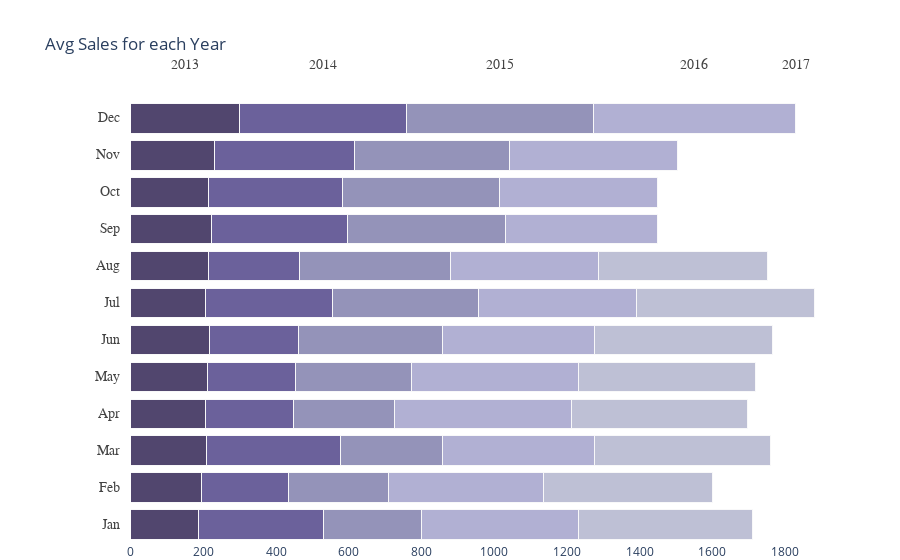

Here is the notebook cell this chart was saved with:
### Markdown cell above
<h1 style="color:#496595"> Average Sales Analysis for Year-Month 📈 </h1>

### Code cell
# data 
df_2013 = df_train1[df_train1['year']==2013][['month','sales']]
df_2013 = df_2013.groupby('month').agg({"sales" : "mean"}).reset_index().rename(columns={'sales':'s13'})
df_2014 = df_train1[df_train1['year']==2014][['month','sales']]
df_2014 = df_2014.groupby('month').agg({"sales" : "mean"}).reset_index().rename(columns={'sales':'s14'})
df_2015 = df_train1[df_train1['year']==2015][['month','sales']]
df_2015 = df_2015.groupby('month').agg({"sales" : "mean"}).reset_index().rename(columns={'sales':'s15'})
df_2016 = df_train1[df_train1['year']==2016][['month','sales']]
df_2016 = df_2016.groupby('month').agg({"sales" : "mean"}).reset_index().rename(columns={'sales':'s16'})
df_2017 = df_train1[df_train1['year']==2017][['month','sales']]
df_2017 = df_2017.groupby('month').agg({"sales" : "mean"}).reset_index()
df_2017_no = pd.DataFrame({'month': [9,10,11,12], 'sales':[0,0,0,0]})
df_2017 = df_2017.append(df_2017_no).rename(columns={'sales':'s17'})
df_year = df_2013.merge(df_2014,on='month').merge(df_2015,on='month').merge(df_2016,on='month').merge(df_2017,on='month')

# top levels
top_labels = ['2013', '2014', '2015', '2016', '2017']

colors = ['rgba(38, 24, 74, 0.8)', 'rgba(71, 58, 131, 0.8)',
          'rgba(122, 120, 168, 0.8)', 'rgba(164, 163, 204, 0.85)',
          'rgba(190, 192, 213, 1)']

# X axis value 
df_year = df_year[['s13','s14','s15','s16','s17']].replace(np.nan,0)
x_data = df_year.values

# y axis value (Month)
df_2013['month'] =['Jan','Feb','Mar','Apr','May','Jun','Jul','Aug','Sep','Oct','Nov','Dec']
y_data = df_2013['month'].tolist()

fig = go.Figure()
for i in range(0, len(x_data[0])):
    for xd, yd in zip(x_data, y_data):
        fig.add_trace(go.Bar(
            x=[xd[i]], y=[yd],
            orientation='h',
            marker=dict(
                color=colors[i],
                line=dict(color='rgb(248, 248, 249)', width=1)
            )
        ))

fig.update_layout(title='Avg Sales for each Year',
    xaxis=dict(showgrid=False, 
               zeroline=False, domain=[0.15, 1]),
    yaxis=dict(showgrid=False, showline=False,
               showticklabels=False, zeroline=False),
    barmode='stack', 
    template="plotly_white",
    margin=dict(l=0, r=50, t=100, b=10),
    showlegend=False, 
)

annotations = []
for yd, xd in zip(y_data, x_data):
    # labeling the y-axis
    annotations.append(dict(xref='paper', yref='y',
                            x=0.14, y=yd,
                            xanchor='right',
                            text=str(yd),
                            font=dict(family='Arial', size=14,
                                      color='rgb(67, 67, 67)'),
                            showarrow=False, align='right'))
    # labeling the first Likert scale (on the top)
    if yd == y_data[-1]:
        annotations.append(dict(xref='x', yref='paper',
                                x=xd[0] / 2, y=1.1,
                                text=top_labels[0],
                                font=dict(family='Arial', size=14,
                                          color='rgb(67, 67, 67)'),
                          showarrow=False))
    space = xd[0]
    for i in range(1, len(xd)):
            # labeling the Likert scale
            if yd == y_data[-1]:
                annotations.append(dict(xref='x', yref='paper',
                                        x=space + (xd[i]/2), y=1.1,
                                        text=top_labels[i],
                                        font=dict(family='Arial', size=14,
                                                  color='rgb(67, 67, 67)'),
                                        showarrow=False))
            space += xd[i]
fig.update_layout(
    annotations=annotations)
fig.show()

### Figure 1 — Plotly figure (JSON) as saved in the notebook; plotly's stock layout.template omitted (floating-point values rounded to 4 significant figures)
{"data": [{"marker": {"color": "rgba(38, 24, 74, 0.8)", "line": {"color": "rgb(248, 248, 249)", "width": 1}}, "orientation": "h", "type": "bar", "x": [187.0], "y": ["Jan"]}, {"marker": {"color": "rgba(38, 24, 74, 0.8)", "line": {"color": "rgb(248, 248, 249)", "width": 1}}, "orientation": "h", "type": "bar", "x": [193.6], "y": ["Feb"]}, {"marker": {"color": "rgba(38, 24, 74, 0.8)", "line": {"color": "rgb(248, 248, 249)", "width": 1}}, "orientation": "h", "type": "bar", "x": [206.9], "y": ["Mar"]}, {"marker": {"color": "rgba(38, 24, 74, 0.8)", "line": {"color": "rgb(248, 248, 249)", "width": 1}}, "orientation": "h", "type": "bar", "x": [205.6], "y": ["Apr"]}, {"marker": {"color": "rgba(38, 24, 74, 0.8)", "line": {"color": "rgb(248, 248, 249)", "width": 1}}, "orientation": "h", "type": "bar", "x": [210.2], "y": ["May"]}, {"marker": {"color": "rgba(38, 24, 74, 0.8)", "line": {"color": "rgb(248, 248, 249)", "width": 1}}, "orientation": "h", "type": "bar", "x": [215.7], "y": ["Jun"]}, {"marker": {"color": "rgba(38, 24, 74, 0.8)", "line": {"color": "rgb(248, 248, 249)", "width": 1}}, "orientation": "h", "type": "bar", "x": [204.0], "y": ["Jul"]}, {"marker": {"color": "rgba(38, 24, 74, 0.8)", "line": {"color": "rgb(248, 248, 249)", "width": 1}}, "orientation": "h", "type": "bar", "x": [212.5], "y": ["Aug"]}, {"marker": {"color": "rgba(38, 24, 74, 0.8)", "line": {"color": "rgb(248, 248, 249)", "width": 1}}, "orientation": "h", "type": "bar", "x": [220.6], "y": ["Sep"]}, {"marker": {"color": "rgba(38, 24, 74, 0.8)", "line": {"color": "rgb(248, 248, 249)", "width": 1}}, "orientation": "h", "type": "bar", "x": [213.2], "y": ["Oct"]}, {"marker": {"color": "rgba(38, 24, 74, 0.8)", "line": {"color": "rgb(248, 248, 249)", "width": 1}}, "orientation": "h", "type": "bar", "x": [231.1], "y": ["Nov"]}, {"marker": {"color": "rgba(38, 24, 74, 0.8)", "line": {"color": "rgb(248, 248, 249)", "width": 1}}, "orientation": "h", "type": "bar", "x": [298.7], "y": ["Dec"]}, {"marker": {"color": "rgba(71, 58, 131, 0.8)", "line": {"color": "rgb(248, 248, 249)", "width": 1}}, "orientation": "h", "type": "bar", "x": [342.3], "y": ["Jan"]}, {"marker": {"color": "rgba(71, 58, 131, 0.8)", "line": {"color": "rgb(248, 248, 249)", "width": 1}}, "orientation": "h", "type": "bar", "x": [241.3], "y": ["Feb"]}, {"marker": {"color": "rgba(71, 58, 131, 0.8)", "line": {"color": "rgb(248, 248, 249)", "width": 1}}, "orientation": "h", "type": "bar", "x": [368.7], "y": ["Mar"]}, {"marker": {"color": "rgba(71, 58, 131, 0.8)", "line": {"color": "rgb(248, 248, 249)", "width": 1}}, "orientation": "h", "type": "bar", "x": [240.6], "y": ["Apr"]}, {"marker": {"color": "rgba(71, 58, 131, 0.8)", "line": {"color": "rgb(248, 248, 249)", "width": 1}}, "orientation": "h", "type": "bar", "x": [242.2], "y": ["May"]}, {"marker": {"color": "rgba(71, 58, 131, 0.8)", "line": {"color": "rgb(248, 248, 249)", "width": 1}}, "orientation": "h", "type": "bar", "x": [244.6], "y": ["Jun"]}, {"marker": {"color": "rgba(71, 58, 131, 0.8)", "line": {"color": "rgb(248, 248, 249)", "width": 1}}, "orientation": "h", "type": "bar", "x": [350.8], "y": ["Jul"]}, {"marker": {"color": "rgba(71, 58, 131, 0.8)", "line": {"color": "rgb(248, 248, 249)", "width": 1}}, "orientation": "h", "type": "bar", "x": [251.4], "y": ["Aug"]}, {"marker": {"color": "rgba(71, 58, 131, 0.8)", "line": {"color": "rgb(248, 248, 249)", "width": 1}}, "orientation": "h", "type": "bar", "x": [374.5], "y": ["Sep"]}, {"marker": {"color": "rgba(71, 58, 131, 0.8)", "line": {"color": "rgb(248, 248, 249)", "width": 1}}, "orientation": "h", "type": "bar", "x": [369.2], "y": ["Oct"]}, {"marker": {"color": "rgba(71, 58, 131, 0.8)", "line": {"color": "rgb(248, 248, 249)", "width": 1}}, "orientation": "h", "type": "bar", "x": [384.1], "y": ["Nov"]}, {"marker": {"color": "rgba(71, 58, 131, 0.8)", "line": {"color": "rgb(248, 248, 249)", "width": 1}}, "orientation": "h", "type": "bar", "x": [459.8], "y": ["Dec"]}, {"marker": {"color": "rgba(122, 120, 168, 0.8)", "line": {"color": "rgb(248, 248, 249)", "width": 1}}, "orientation": "h", "type": "bar", "x": [269.7], "y": ["Jan"]}, {"marker": {"color": "rgba(122, 120, 168, 0.8)", "line": {"color": "rgb(248, 248, 249)", "width": 1}}, "orientation": "h", "type": "bar", "x": [275.4], "y": ["Feb"]}, {"marker": {"color": "rgba(122, 120, 168, 0.8)", "line": {"color": "rgb(248, 248, 249)", "width": 1}}, "orientation": "h", "type": "bar", "x": [282.4], "y": ["Mar"]}, {"marker": {"color": "rgba(122, 120, 168, 0.8)", "line": {"color": "rgb(248, 248, 249)", "width": 1}}, "orientation": "h", "type": "bar", "x": [279.7], "y": ["Apr"]}, {"marker": {"color": "rgba(122, 120, 168, 0.8)", "line": {"color": "rgb(248, 248, 249)", "width": 1}}, "orientation": "h", "type": "bar", "x": [321.0], "y": ["May"]}, {"marker": {"color": "rgba(122, 120, 168, 0.8)", "line": {"color": "rgb(248, 248, 249)", "width": 1}}, "orientation": "h", "type": "bar", "x": [397.2], "y": ["Jun"]}, {"marker": {"color": "rgba(122, 120, 168, 0.8)", "line": {"color": "rgb(248, 248, 249)", "width": 1}}, "orientation": "h", "type": "bar", "x": [403.0], "y": ["Jul"]}, {"marker": {"color": "rgba(122, 120, 168, 0.8)", "line": {"color": "rgb(248, 248, 249)", "width": 1}}, "orientation": "h", "type": "bar", "x": [415.7], "y": ["Aug"]}, {"marker": {"color": "rgba(122, 120, 168, 0.8)", "line": {"color": "rgb(248, 248, 249)", "width": 1}}, "orientation": "h", "type": "bar", "x": [434.7], "y": ["Sep"]}, {"marker": {"color": "rgba(122, 120, 168, 0.8)", "line": {"color": "rgb(248, 248, 249)", "width": 1}}, "orientation": "h", "type": "bar", "x": [432.2], "y": ["Oct"]}, {"marker": {"color": "rgba(122, 120, 168, 0.8)", "line": {"color": "rgb(248, 248, 249)", "width": 1}}, "orientation": "h", "type": "bar", "x": [426.6], "y": ["Nov"]}, {"marker": {"color": "rgba(122, 120, 168, 0.8)", "line": {"color": "rgb(248, 248, 249)", "width": 1}}, "orientation": "h", "type": "bar", "x": [513.8], "y": ["Dec"]}, {"marker": {"color": "rgba(164, 163, 204, 0.85)", "line": {"color": "rgb(248, 248, 249)", "width": 1}}, "orientation": "h", "type": "bar", "x": [434.1], "y": ["Jan"]}, {"marker": {"color": "rgba(164, 163, 204, 0.85)", "line": {"color": "rgb(248, 248, 249)", "width": 1}}, "orientation": "h", "type": "bar", "x": [424.7], "y": ["Feb"]}, {"marker": {"color": "rgba(164, 163, 204, 0.85)", "line": {"color": "rgb(248, 248, 249)", "width": 1}}, "orientation": "h", "type": "bar", "x": [418.7], "y": ["Mar"]}, {"marker": {"color": "rgba(164, 163, 204, 0.85)", "line": {"color": "rgb(248, 248, 249)", "width": 1}}, "orientation": "h", "type": "bar", "x": [488.1], "y": ["Apr"]}, {"marker": {"color": "rgba(164, 163, 204, 0.85)", "line": {"color": "rgb(248, 248, 249)", "width": 1}}, "orientation": "h", "type": "bar", "x": [457.7], "y": ["May"]}, {"marker": {"color": "rgba(164, 163, 204, 0.85)", "line": {"color": "rgb(248, 248, 249)", "width": 1}}, "orientation": "h", "type": "bar", "x": [419.6], "y": ["Jun"]}, {"marker": {"color": "rgba(164, 163, 204, 0.85)", "line": {"color": "rgb(248, 248, 249)", "width": 1}}, "orientation": "h", "type": "bar", "x": [432.6], "y": ["Jul"]}, {"marker": {"color": "rgba(164, 163, 204, 0.85)", "line": {"color": "rgb(248, 248, 249)", "width": 1}}, "orientation": "h", "type": "bar", "x": [406.4], "y": ["Aug"]}, {"marker": {"color": "rgba(164, 163, 204, 0.85)", "line": {"color": "rgb(248, 248, 249)", "width": 1}}, "orientation": "h", "type": "bar", "x": [419.3], "y": ["Sep"]}, {"marker": {"color": "rgba(164, 163, 204, 0.85)", "line": {"color": "rgb(248, 248, 249)", "width": 1}}, "orientation": "h", "type": "bar", "x": [435.0], "y": ["Oct"]}, {"marker": {"color": "rgba(164, 163, 204, 0.85)", "line": {"color": "rgb(248, 248, 249)", "width": 1}}, "orientation": "h", "type": "bar", "x": [462.9], "y": ["Nov"]}, {"marker": {"color": "rgba(164, 163, 204, 0.85)", "line": {"color": "rgb(248, 248, 249)", "width": 1}}, "orientation": "h", "type": "bar", "x": [557.1], "y": ["Dec"]}, {"marker": {"color": "rgba(190, 192, 213, 1)", "line": {"color": "rgb(248, 248, 249)", "width": 1}}, "orientation": "h", "type": "bar", "x": [476.6], "y": ["Jan"]}, {"marker": {"color": "rgba(190, 192, 213, 1)", "line": {"color": "rgb(248, 248, 249)", "width": 1}}, "orientation": "h", "type": "bar", "x": [466.0], "y": ["Feb"]}, {"marker": {"color": "rgba(190, 192, 213, 1)", "line": {"color": "rgb(248, 248, 249)", "width": 1}}, "orientation": "h", "type": "bar", "x": [483.4], "y": ["Mar"]}, {"marker": {"color": "rgba(190, 192, 213, 1)", "line": {"color": "rgb(248, 248, 249)", "width": 1}}, "orientation": "h", "type": "bar", "x": [482.2], "y": ["Apr"]}, {"marker": {"color": "rgba(190, 192, 213, 1)", "line": {"color": "rgb(248, 248, 249)", "width": 1}}, "orientation": "h", "type": "bar", "x": [487.2], "y": ["May"]}, {"marker": {"color": "rgba(190, 192, 213, 1)", "line": {"color": "rgb(248, 248, 249)", "width": 1}}, "orientation": "h", "type": "bar", "x": [488.7], "y": ["Jun"]}, {"marker": {"color": "rgba(190, 192, 213, 1)", "line": {"color": "rgb(248, 248, 249)", "width": 1}}, "orientation": "h", "type": "bar", "x": [489.9], "y": ["Jul"]}, {"marker": {"color": "rgba(190, 192, 213, 1)", "line": {"color": "rgb(248, 248, 249)", "width": 1}}, "orientation": "h", "type": "bar", "x": [465.1], "y": ["Aug"]}, {"marker": {"color": "rgba(190, 192, 213, 1)", "line": {"color": "rgb(248, 248, 249)", "width": 1}}, "orientation": "h", "type": "bar", "x": [0], "y": ["Sep"]}, {"marker": {"color": "rgba(190, 192, 213, 1)", "line": {"color": "rgb(248, 248, 249)", "width": 1}}, "orientation": "h", "type": "bar", "x": [0], "y": ["Oct"]}, {"marker": {"color": "rgba(190, 192, 213, 1)", "line": {"color": "rgb(248, 248, 249)", "width": 1}}, "orientation": "h", "type": "bar", "x": [0], "y": ["Nov"]}, {"marker": {"color": "rgba(190, 192, 213, 1)", "line": {"color": "rgb(248, 248, 249)", "width": 1}}, "orientation": "h", "type": "bar", "x": [0], "y": ["Dec"]}], "layout": {"annotations": [{"align": "right", "font": {"color": "rgb(67, 67, 67)", "family": "Arial", "size": 14}, "showarrow": false, "text": "Jan", "x": 0.14, "xanchor": "right", "xref": "paper", "y": "Jan", "yref": "y"}, {"align": "right", "font": {"color": "rgb(67, 67, 67)", "family": "Arial", "size": 14}, "showarrow": false, "text": "Feb", "x": 0.14, "xanchor": "right", "xref": "paper", "y": "Feb", "yref": "y"}, {"align": "right", "font": {"color": "rgb(67, 67, 67)", "family": "Arial", "size": 14}, "showarrow": false, "text": "Mar", "x": 0.14, "xanchor": "right", "xref": "paper", "y": "Mar", "yref": "y"}, {"align": "right", "font": {"color": "rgb(67, 67, 67)", "family": "Arial", "size": 14}, "showarrow": false, "text": "Apr", "x": 0.14, "xanchor": "right", "xref": "paper", "y": "Apr", "yref": "y"}, {"align": "right", "font": {"color": "rgb(67, 67, 67)", "family": "Arial", "size": 14}, "showarrow": false, "text": "May", "x": 0.14, "xanchor": "right", "xref": "paper", "y": "May", "yref": "y"}, {"align": "right", "font": {"color": "rgb(67, 67, 67)", "family": "Arial", "size": 14}, "showarrow": false, "text": "Jun", "x": 0.14, "xanchor": "right", "xref": "paper", "y": "Jun", "yref": "y"}, {"align": "right", "font": {"color": "rgb(67, 67, 67)", "family": "Arial", "size": 14}, "showarrow": false, "text": "Jul", "x": 0.14, "xanchor": "right", "xref": "paper", "y": "Jul", "yref": "y"}, {"align": "right", "font": {"color": "rgb(67, 67, 67)", "family": "Arial", "size": 14}, "showarrow": false, "text": "Aug", "x": 0.14, "xanchor": "right", "xref": "paper", "y": "Aug", "yref": "y"}, {"align": "right", "font": {"color": "rgb(67, 67, 67)", "family": "Arial", "size": 14}, "showarrow": false, "text": "Sep", "x": 0.14, "xanchor": "right", "xref": "paper", "y": "Sep", "yref": "y"}, {"align": "right", "font": {"color": "rgb(67, 67, 67)", "family": "Arial", "size": 14}, "showarrow": false, "text": "Oct", "x": 0.14, "xanchor": "right", "xref": "paper", "y": "Oct", "yref": "y"}, {"align": "right", "font": {"color": "rgb(67, 67, 67)", "family": "Arial", "size": 14}, "showarrow": false, "text": "Nov", "x": 0.14, "xanchor": "right", "xref": "paper", "y": "Nov", "yref": "y"}, {"align": "right", "font": {"color": "rgb(67, 67, 67)", "family": "Arial", "size": 14}, "showarrow": false, "text": "Dec", "x": 0.14, "xanchor": "right", "xref": "paper", "y": "Dec", "yref": "y"}, {"font": {"color": "rgb(67, 67, 67)", "family": "Arial", "size": 14}, "showarrow": false, "text": "2013", "x": 149.3, "xref": "x", "y": 1.1, "yref": "paper"}, {"font": {"color": "rgb(67, 67, 67)", "family": "Arial", "size": 14}, "showarrow": false, "text": "2014", "x": 528.6, "xref": "x", "y": 1.1, "yref": "paper"}, {"font": {"color": "rgb(67, 67, 67)", "family": "Arial", "size": 14}, "showarrow": false, "text": "2015", "x": 1015.0, "xref": "x", "y": 1.1, "yref": "paper"}, {"font": {"color": "rgb(67, 67, 67)", "family": "Arial", "size": 14}, "showarrow": false, "text": "2016", "x": 1551.0, "xref": "x", "y": 1.1, "yref": "paper"}, {"font": {"color": "rgb(67, 67, 67)", "family": "Arial", "size": 14}, "showarrow": false, "text": "2017", "x": 1829.0, "xref": "x", "y": 1.1, "yref": "paper"}], "autosize": true, "barmode": "stack", "margin": {"b": 10, "l": 0, "r": 50, "t": 100}, "showlegend": false, "title": {"text": "Avg Sales for each Year"}, "xaxis": {"autorange": true, "domain": [0.15, 1], "range": [0, 1979.0], "showgrid": false, "type": "linear", "zeroline": false}, "yaxis": {"autorange": true, "range": [-0.5179, 11.52], "showgrid": false, "showline": false, "showticklabels": false, "type": "category", "zeroline": false}}}
